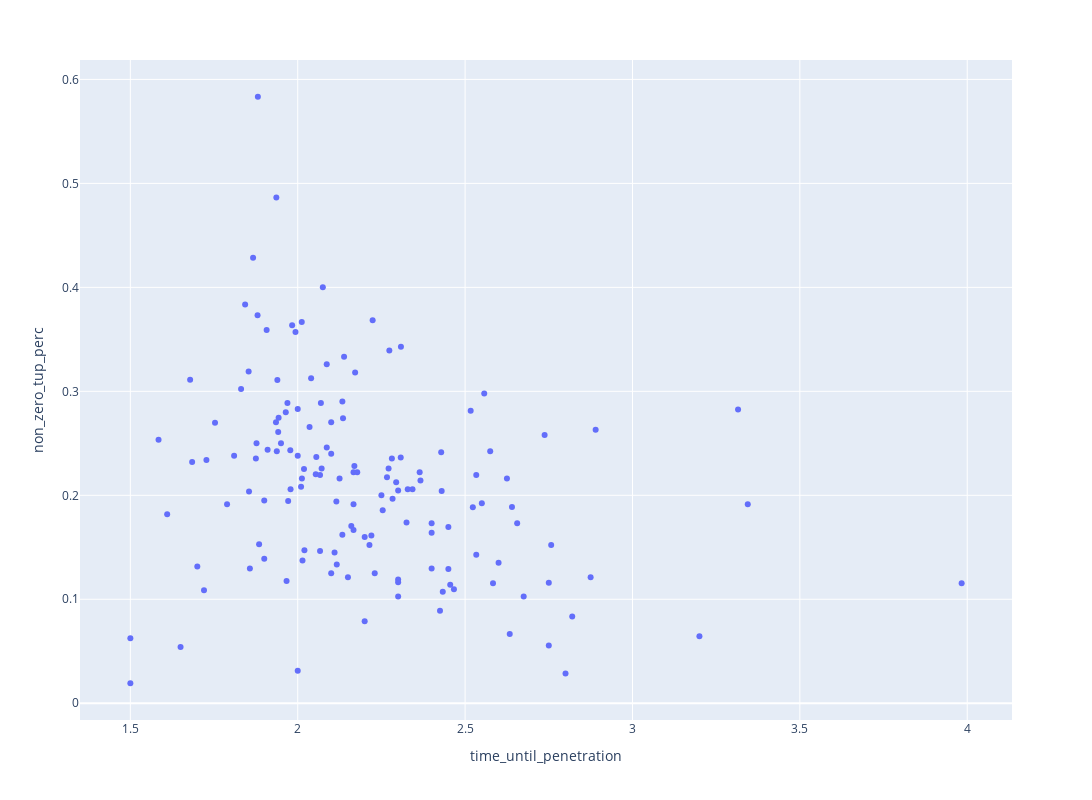

This figure's notebook cell:
### Code cell
import plotly.express as px
fig = px.scatter(penetration_stats_df, x="time_until_penetration", y="non_zero_tup_perc", hover_data=['displayName'])
fig.update_layout(width=1500, height=800)
fig.show()

### Figure 1 — Plotly figure (JSON) as saved in the notebook; plotly's stock layout.template omitted (floating-point values rounded to 4 significant figures; data arrays with more than 128 entries replaced by an {"elided": "..."} marker saying what was removed)
{"data": [{"customdata": {"elided": "144x1 str values"}, "hovertemplate": "time_until_penetration=%{x}<br>non_zero_tup_perc=%{y}<br>displayName=%{customdata[0]}<extra></extra>", "legendgroup": "", "marker": {"color": "#636efa", "symbol": "circle"}, "mode": "markers", "name": "", "orientation": "v", "showlegend": false, "type": "scatter", "x": {"elided": "144 float values"}, "xaxis": "x", "y": {"elided": "144 float values"}, "yaxis": "y"}], "layout": {"height": 800, "legend": {"tracegroupgap": 0}, "margin": {"t": 60}, "width": 1500, "xaxis": {"anchor": "y", "autorange": true, "domain": [0, 1], "range": [1.353, 4.13], "title": {"text": "time_until_penetration"}, "type": "linear"}, "yaxis": {"anchor": "x", "autorange": true, "domain": [0, 1], "range": [-0.01612, 0.6187], "title": {"text": "non_zero_tup_perc"}, "type": "linear"}}}
